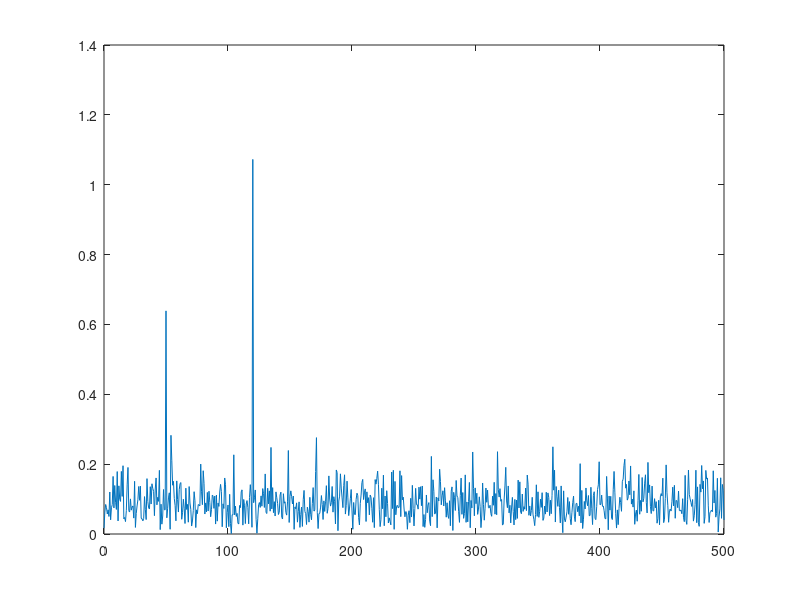

MATLAB code to generate this figure:

Fs = 1000;            
T = 1/Fs;             
L = 1500;             
t = (0:L-1)*T;        
S = 0.7*sin(2*pi*50*t) + sin(2*pi*120*t);
X = S + 2*randn(size(t));
Y = fft(X);
P2 = abs(Y/L);
P1 = P2(1:L/2+1);
P1(2:end-1) = 2*P1(2:end-1);
f = Fs*(0:(L/2))/L;
plot(f,P1);
